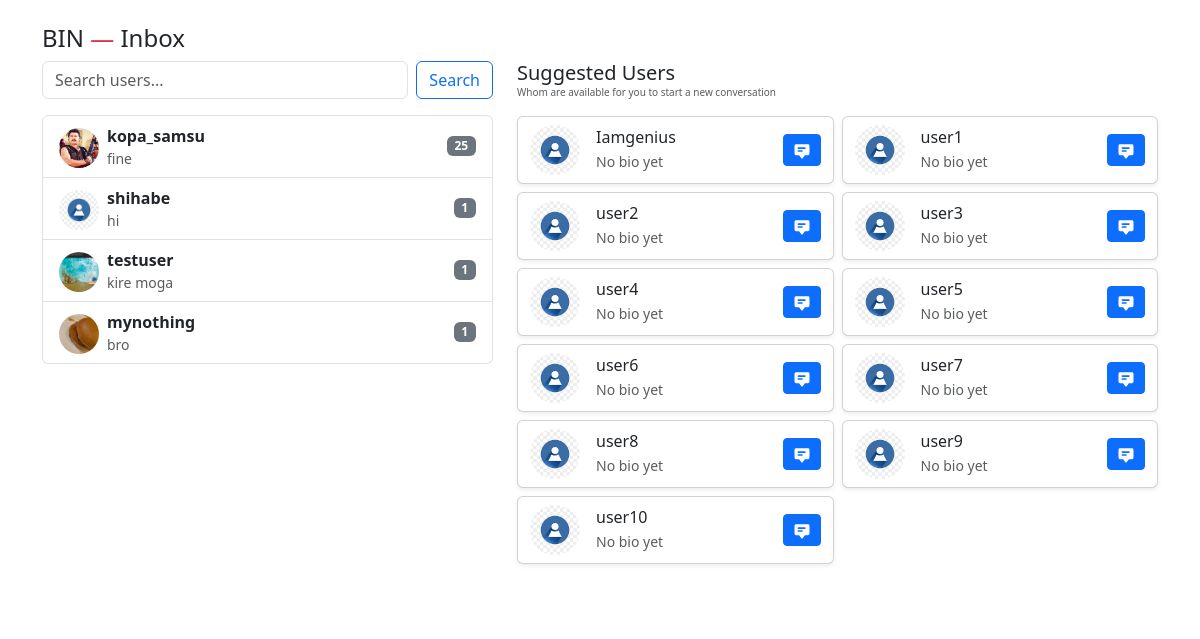
The app's page /bin/ (signed in) with its own data.
### bin/models.py (models this page shows, shortened)
class Conversation(models.Model):
    participants = models.ManyToManyField(User, related_name='conversations')
    created_at = models.DateTimeField(auto_now_add=True)

class Message(models.Model):
    conversation = models.ForeignKey(Conversation, related_name='messages', on_delete=models.CASCADE)
    sender = models.ForeignKey(User, related_name='sent_messages', on_delete=models.CASCADE)
    text = models.TextField(blank=True)
    attachment = models.FileField(upload_to='messages/%Y/%m/%d/', blank=True, null=True)
    created_at = models.DateTimeField(auto_now_add=True)
    read_by = models.ManyToManyField(User, related_name='read_messages', blank=True)
    class Meta:
        ordering = ('created_at',)

### blog/models.py (models this page shows, shortened)
class UserProfile(models.Model):
    user =  models.OneToOneField(User, on_delete=models.CASCADE)
    bio = models.TextField(blank=True, null=True)
    profile_image = models.ImageField(upload_to='profile_images/', default='default.png')

### bin/views.py (the view)
# urls.py: path('', views.inbox, name='bin_inbox'),
@login_required
def inbox(request):
    conversations = request.user.conversations.all().prefetch_related("participants", "messages")
    conv_list = []
    others_in_conversations = []
    for conv in conversations:
        other = conv.participants.exclude(pk=request.user.pk).first()
        if other:
            conv_list.append({
                "conv": conv,
                "other": other
            })
            others_in_conversations.append(other.pk)
    others_user_list = User.objects.exclude(pk=request.user.pk).exclude(pk__in=others_in_conversations)
    context = {
        "conversations": conv_list,
        "others_user_list": others_user_list,
    }
    return render(request, "bin/inbox.html", context)

### blog/templatetags/app_icons.py (called while the page is built)
@register.simple_tag
def get_icon(name, size=20, cls=""):
    file_path = os.path.join(ICON_PATH, f"{name}.svg")
    try:
        with open(file_path, "r") as f:
            svg = f.read()
        svg = svg.replace("<svg", f'<svg width="{size}" height="{size}" class="{cls}"')
        return mark_safe(svg)
    except FileNotFoundError:
        return f"<!-- icon '{name}' not found -->"

### bin/templates/bin/inbox.html
{% extends "bin/base.html" %}
{% load app_icons %}
{% block content %}
<div class="container mt-4">
  <h4>BIN <span class="text-danger">—</span> Inbox</h4>
  <div class="row">
    <div class="col-12 col-md-6 col-lg-5 mb-2">
      <div class="mb-3">
        <form method="get" action="{% url 'bin_search' %}" class="d-flex">
          <input type="text" name="q" class="form-control me-2" placeholder="Search users...">
          <button type="submit" class="btn btn-outline-primary">Search</button>
        </form>
      </div>
      <div>
        <div class="list-group mt-3 ">
          {% for item in conversations %}
            <a href="{% url 'bin_conversation' item.conv.pk %}"
               class="list-group-item list-group-item-action d-flex justify-content-between align-items-center">
              <div class="d-flex">
                <div class="pt-1 pe-2">
                  <img src="{{ item.other.userprofile.profile_image.url }}"
                       style="width:40px;
                              height:40px;
                              border-radius:50%;
                              object-fit:cover;">
                </div>
                <div>
                  <div>
                    <strong>{{ item.other.username|default:"Group" }}</strong>
                  </div>
                  <div class="small text-muted" >
                    {{ item.conv.messages.last.text }}
                  </div>
                </div>
              </div>
              <span class="badge bg-secondary ms-2">{{ item.conv.messages.count }}</span>
            </a>
          {% empty %}
            <p class="text-muted">No conversations yet.</p>
          {% endfor %}
        </div>
      </div>
  </div>
    <div class="col-12 col-md-6 col-lg-7">
        <h5 class="py-0 m-0">Suggested Users </h5>
        <p class="pt-0 text-muted m-0 pb-3 tiny-text ">
          Whom are available for you to start a new
          conversation</p>
        <div class="row g-2 mb-5">
            {% for user in others_user_list %}
            <div class="col-12 col-md-12 col-lg-6">
              <div class="card shadow-sm h-100 px-1">
                <div class="card-body d-flex align-items-center p-2">
                  <img src="{{ user.userprofile.profile_image.url }}"
                       alt="{{ user.username }}"
                       class="rounded-circle me-3"
                       style="width:50px; height:50px; object-fit:cover;">
                  <div class="flex-grow-1">
                    <h6 class="card-title mb-1">{{ user.username }}</h6>
                    <p class="card-text text-muted small mb-0">{{ user.userprofile.bio|default:"No bio yet" }}</p>
                  </div>
                  <a href="{% url 'bin_start_with' user.pk %}"
                     class="btn btn-sm btn-primary ms-2">{% get_icon 'inbox' size='20' %}</a>
                </div>
              </div>
            </div>
          {% empty %}
            <p class="text-muted">No suggested users available.</p>
          {% endfor %}
        </div>
    </div>
</div>
</div>
{% endblock %}

### bin/templates/bin/base.html (style rules this page uses)
.tiny-text { font-size : 10px!important; }

### records on screen
Conversation: other.userprofile.profile_image (picture), other.username "kopa_samsu", conv.messages.last.text "fine", conv.messages.count "25"
Conversation: other.userprofile.profile_image (placeholder picture), other.username "shihabe", conv.messages.last.text "hi", conv.messages.count "1"
Conversation: other.userprofile.profile_image (picture), other.username "testuser", conv.messages.last.text "kire moga", conv.messages.count "1"
Conversation: other.userprofile.profile_image (picture), other.username "mynothing", conv.messages.last.text "bro", conv.messages.count "1"

### other values on screen
{{ user.username }} "Iamgenius"
{{ user.userprofile.bio|default:"No bio yet" }} "No bio yet"
{{ user.username }} "user1"
{{ user.username }} "user2"
{{ user.username }} "user3"
{{ user.username }} "user4"
{{ user.username }} "user5"
{{ user.username }} "user6"
{{ user.username }} "user7"
{{ user.username }} "user8"
{{ user.username }} "user9"
{{ user.username }} "user10"
